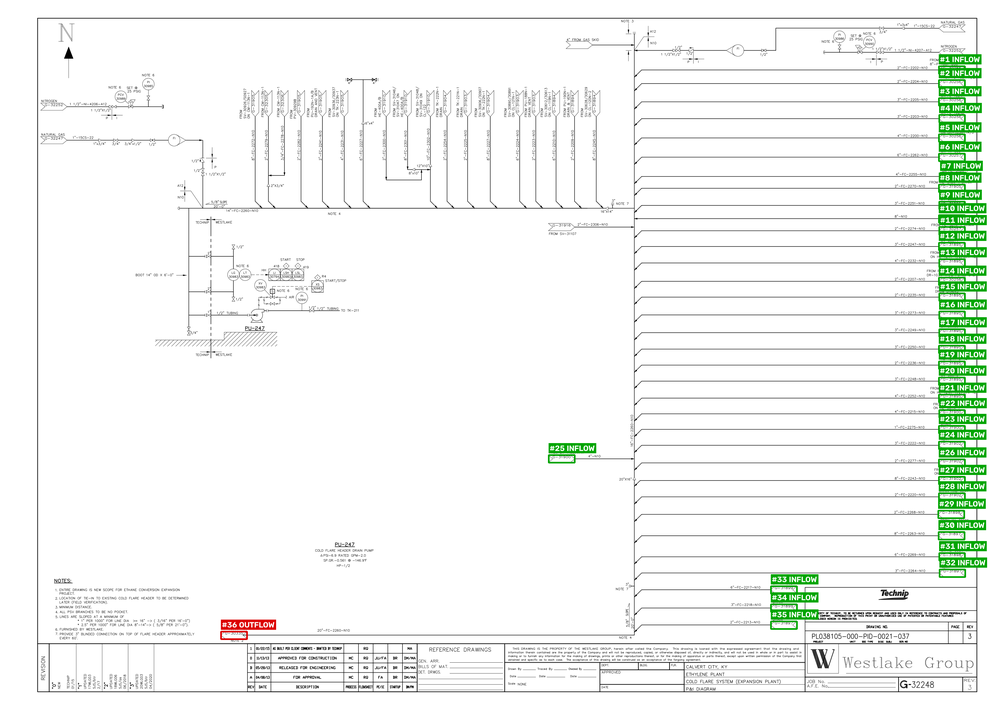
#> input picture connectors_annotated.png, 994 x 710 px, shrunk from 3024 x 2160 before the run; its folder holds only this picture in this run
$ python offset_detector_v2.py connectors_annotated.png
#> lines starting #> are read from the running program, lines starting #| are printed output that depends on the picture; after the words box and inside, x2 and y2 are one past the last pixel; in counts of white or black regions, pixels touching at a corner belong together
"""
Off-page connector detector for P&ID drawings - v4.

*** Why v3 failed on real mixed-vendor sheets ***
Tested against two more sheets (3024px-wide Technip/Westlake sheet, and an
8000px-wide PPG/Aker Kvaerner sheet) and v3 broke in three specific ways:

1. All the size/shape filters were hardcoded as fractions of image
   dimensions, tuned against ONE sheet. A 3024px sheet and an 8000px sheet
   don't share a "0.008 of image height" tag size - that number only meant
   something on the original sheet it was measured from.
2. Opening up top/bottom margins (v3's new default) started catching
   title-block cells, duty-spec boxes, and revision-table rows - none of
   which are off-page connectors - because those live in the same margin
   band and nothing distinguished them geometrically.
3. PPG/Aker Kvaerner draws off-page connectors as an oval/circle + small
   arrow, not the chevron pentagon Technip uses. The chevron-tuned contour
   filter doesn't fire on it at all, or fires on the wrong nearby shape.

*** What's different in v4 ***

1. AUTO-CALIBRATED SIZE THRESHOLDS. Before looking for candidate shapes,
   v4 runs one whole-page OCR pass and takes the median word height as a
   "reference character height" for THIS sheet. All box-size filters are
   then expressed as multiples of that (e.g. "candidate height is 2-6x a
   character tall"), so the same config numbers hold whether the sheet is
   3000px or 8000px wide. Verified on both test sheets: median char height
   came out ~8px and ~23px respectively - very different absolute numbers,
   almost the same fraction of page width - which is exactly the kind of
   thing that should be measured per-sheet, not hardcoded.

2. WORD-ANCHORED LABEL SEARCH, not band-cropping. v3 OCR'd a big rectangular
   band above/below each candidate box, which works fine when a tag sits in
   open space but mashes multiple table cells together into garbage text
   when a false-positive candidate sits inside a dense title block or
   spec table. v4 instead runs ONE image_to_data() pass over the whole page
   up front, giving every word its own bounding box, then for each
   candidate box just gathers the individual OCR words whose boxes are
   actually near it. No band, no bleed.

3. A REQUIRED "this looks like a real tag" text check. A genuine off-page
   connector always has a structured drawing/line reference near it
   (e.g. "G-30277A", "07A-10235", "LIC-30370"). Table cells, dates, and
   revision numbers don't match that pattern. Candidates with no such
   token nearby are dropped before they ever reach the direction logic -
   this is what kills most of the title-block/spec-box false positives
   v3 was producing, without needing a hand-maintained exclude list.

4. AUTO-DETECTED "DENSE TEXT" EXCLUSION ZONES. Title blocks and revision
   tables are visually distinctive even without knowing their exact
   layout: they're regions where OCR words are packed far more densely
   than anywhere else on the sheet. v4 grids the whole-page word list,
   flags cells above a density threshold, and merges adjacent flagged
   cells into exclusion rectangles - no per-template hardcoding needed.
   You can also pass explicit --exclude-rect values if you already know a
   template's title-block position and want to guarantee it's skipped.

5. TWO SHAPE FAMILIES, not one. Alongside the v3 chevron/tip detector
   (still used for Technip-style tags), v4 adds a circularity-based
   detector for the oval/circle-plus-arrow style. Both shape families feed
   the same FROM/TO text logic, since that part of the convention (the
   words "FROM"/"TO" near the tag) held up across both vendors in testing.
   Geometric tip-direction (the "point = flow direction" rule from v3)
   is ONLY applied to chevron-shaped tags - it hasn't been verified for the
   oval style, so oval tags rely on text alone for now.

*** Still-open limitations, be aware of these ***
- Oval/circle tags get NO geometric direction fallback yet - if their
  FROM/TO text is unreadable, they'll come back "unknown" rather than a
  guess. Extending geometry to that shape family (e.g. detecting which
  side the small triangular arrow sits on) is a reasonable next step but
  needs its own sample-driven validation the way the chevron rule got.
- The dense-region exclusion is a heuristic, not a guarantee. On a sheet
  with an unusually text-dense process area (e.g. a legend/notes block
  outside the title block), it can over-exclude. Check the
  "excluded_regions" field in the JSON output and use --exclude-rect / a
  lower/higher --density-thresh if it's cutting out real connectors or
  letting a table through.
- Still only validated end-to-end on two sheets. Treat the accuracy
  numbers from evaluate_accuracy.py, not from reading the annotated image,
  as the basis for any finalize/don't-finalize decision.

Usage:
    python offset_detector_v4.py input.png --out-dir results/
    python offset_detector_v4.py input.png --exclude-rect 0.75,0.85,1.0,1.0
"""

import argparse
import json
import os
import re

import cv2
import numpy as np
import pytesseract


class Config:
    # ---- where to look ----
    edge_margin_frac = 0.16
    search_sides = ("left", "right", "top", "bottom")

    # ---- binarization: Otsu instead of a fixed threshold, since scan
    # brightness/contrast varies a lot across vendors/scanners ----
    close_kernel = 3
    close_iters = 1

    # ---- auto-calibrated candidate size filter (multiples of the sheet's
    # own median OCR word height, NOT fractions of image size - see docstring) ----
    min_height_mult = 1.6
    max_height_mult = 7.0
    min_width_mult = 3.0
    max_width_mult = 35.0
    min_aspect = 1.15
    max_aspect = 12.0

    # ---- text-based "is this a real tag" gate ----
    # matches things like G-30277A, 07A-10235, LIC-30370, TK-178A
    tag_pattern = re.compile(r"\b[0-9]{0,3}[A-Z]{1,4}-\d{2,6}[A-Z]{0,2}\b")
    require_tag_pattern_nearby = True
    tag_pattern_search_mult = 4.0   # search window, in units of box height

    # ---- FROM/TO detection over nearby OCR words ----
    label_search_mult_vertical = 3.0    # how far above/below to gather words, in box-heights
    label_search_mult_horizontal = 4.0  # how far left/right, in box-heights
    fuzzy_max_distance = 1
    from_keywords = ("FROM",)
    to_keywords = ("TO", "T0")

    # ---- exclude_keywords still checked as a belt-and-suspenders backstop ----
    exclude_keywords = ("ISSUED", "BULLETIN", "REVISION", "RECORD", "CONSTRUCTION",
                         "CHK", "APPD", "CHG", "REV.", "DESCRIPTION", "DRAWN",
                         "CHECKED", "APPROVED", "PROPERTY OF", "SCALE")

    # ---- auto-detected dense-text exclusion zones (title blocks, tables) ----
    auto_exclude_dense_regions = True
    dense_grid_frac = 0.04          # grid cell size as a fraction of image width
    dense_word_count_thresh = 14    # words in a cell -> flag as "table-like"
    user_exclude_rects = []         # list of (x0,y0,x1,y1) in 0-1 fractions, CLI-settable

    # ---- shape family 1: chevron / pentagon tip (same logic as v3) ----
    use_chevron_geometry = True
    tip_edge_frac = 0.06
    tip_ratio_max = 0.5
    blunt_ratio_min = 0.82
    min_shape_len_px = 20

    # ---- shape family 2: oval / circle + arrow (new in v4) ----
    circularity_min = 0.55   # 4*pi*area/perimeter^2 ; 1.0 = perfect circle

    # ---- line-attachment probe (soft signal only in v4, not a hard gate -
    # different shape families attach lines differently) ----
    probe_len_mult = 2.5     # in units of box height
    probe_band_px_mult = 0.5
    min_line_run_frac = 0.6

    # ---- deduplication ----
    dedup_iou_thresh = 0.4

    # ---- combination / confidence ----
    conflict_confidence = 0.45
    text_only_confidence = 0.85
    geometry_only_base_confidence = 0.55
    agree_confidence = 0.97


# --------------------------------------------------------------------------
# whole-page OCR, run once
# --------------------------------------------------------------------------
def ocr_words(gray, min_conf=25):
    data = pytesseract.image_to_data(gray, output_type=pytesseract.Output.DICT, config="--psm 11")
    words = []
    n = len(data["text"])
    for i in range(n):
        txt = data["text"][i].strip()
        conf = int(float(data["conf"][i])) if data["conf"][i] not in ("-1", "") else -1
        if not txt or conf < min_conf:
            continue
        words.append({
            "text": txt,
            "x": data["left"][i], "y": data["top"][i],
            "w": data["width"][i], "h": data["height"][i],
            "conf": conf,
        })
    return words


# [5 lines left out: function estimate_char_height, not called in this run]


# --------------------------------------------------------------------------
# binarization / margin mask
# --------------------------------------------------------------------------
def load_binary(gray, cfg: Config):
    _, th = cv2.threshold(gray, 0, 255, cv2.THRESH_BINARY_INV + cv2.THRESH_OTSU)
    if cfg.close_iters > 0:
        k = np.ones((cfg.close_kernel, cfg.close_kernel), np.uint8)
        th = cv2.morphologyEx(th, cv2.MORPH_CLOSE, k, iterations=cfg.close_iters)
    return th


# [319 lines left out: functions margin_mask, detect_dense_regions, build_exclusion_mask, find_candidate_shapes, iou, dedup_candidates and 11 more, not called in this run]


def detect(image_path, cfg: Config = Config()):
#> called with image_path = 'connectors_annotated.png'
    img = cv2.imread(image_path)
#> img is the input picture: shape (710, 994, 3); mean B, G, R 242.1, 245.5, 242.3
    if img is None:
        raise FileNotFoundError(image_path)
    h, w = img.shape[:2]
#> h = 710; w = 994
    gray = cv2.cvtColor(img, cv2.COLOR_BGR2GRAY)
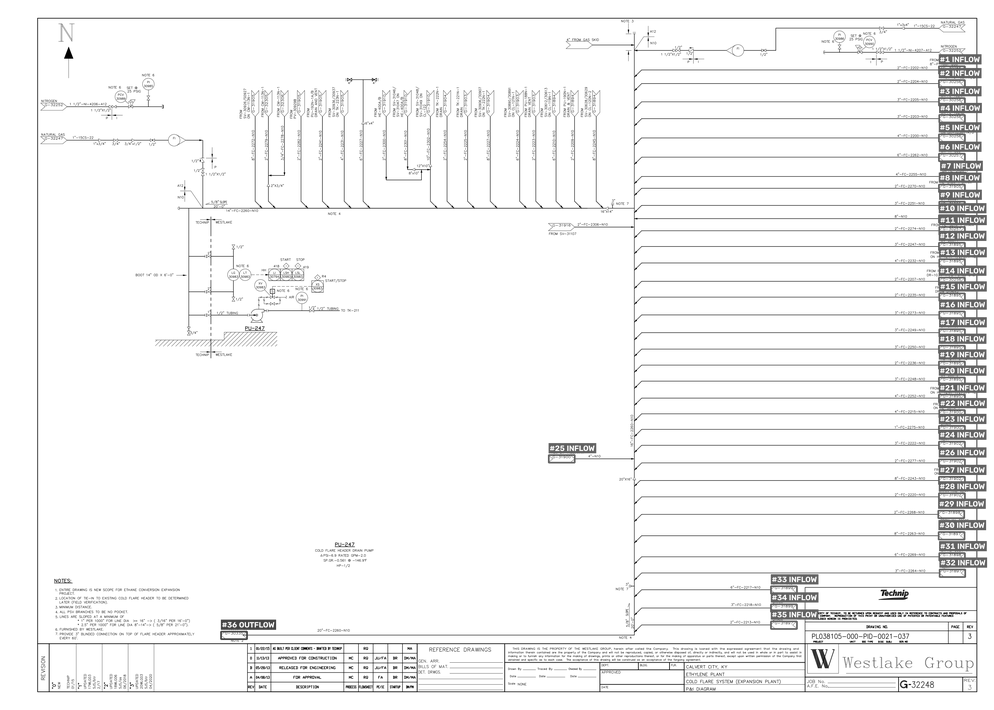
#> gray: shape (710, 994); min 0, max 255, mean 244.1
    binary = load_binary(gray, cfg)
#> in load_binary, `_, th = cv2.threshold(gray, 0, 255, cv2.THRESH_BINARY_INV + cv2.THRESH..`:
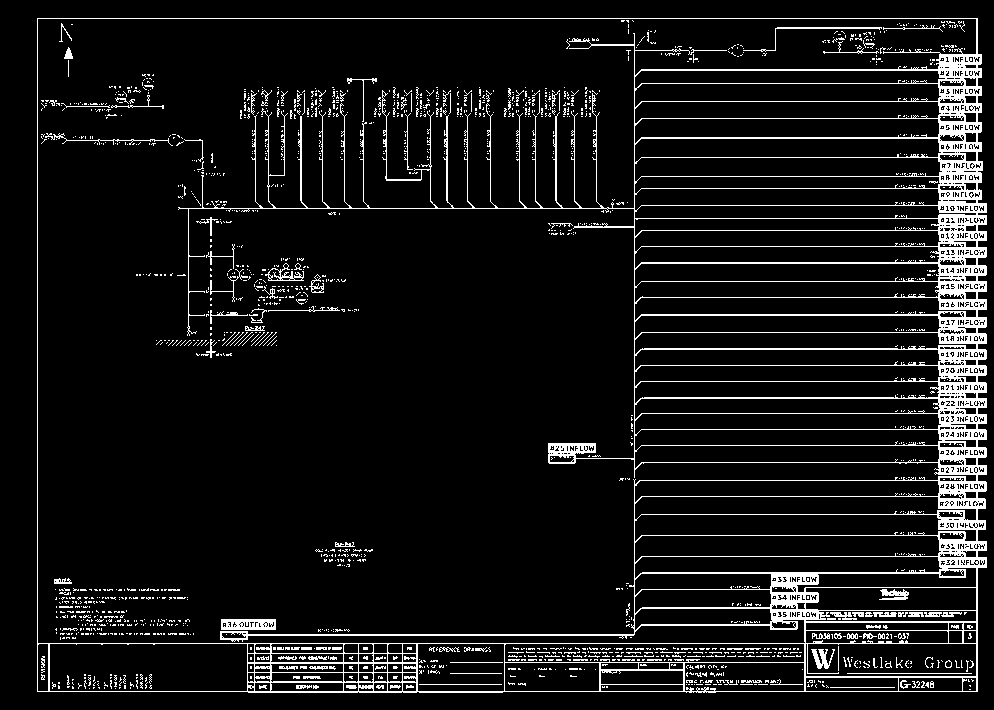
#> th: shape (710, 994); 8.4% white in thin lines or dots
#> in load_binary, `th = cv2.morphologyEx(th, cv2.MORPH_CLOSE, k, iterations=cfg.close_ite..`:
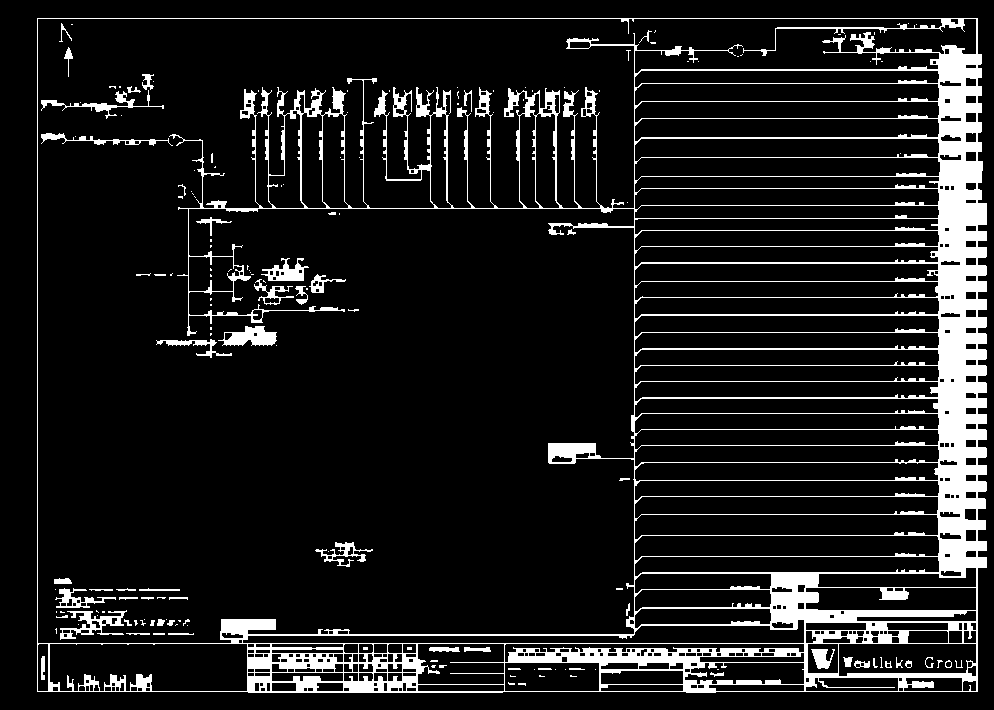
#> th: shape (710, 994); 11% white; 160 white regions (102 under 20 px), largest, box (x1, y1, x2, y2) and area: (37, 18, 987, 693) 69702, (218, 326, 277, 346) 725, (60, 610, 127, 640) 713

    words = ocr_words(gray)
    char_h = estimate_char_height(words)

    m_mask = margin_mask(img.shape, cfg)
    excl_mask, excl_rects = build_exclusion_mask(img.shape, words, cfg, w, h)
    valid_mask = m_mask & ~excl_mask

    candidates = find_candidate_shapes(binary, cfg, valid_mask, char_h)
    candidates = dedup_candidates(candidates, cfg.dedup_iou_thresh)

    results = []
    for cand in candidates:
        bbox = cand["bbox"]
        nearby = words_near(words, bbox, cfg.label_search_mult_vertical, cfg.label_search_mult_horizontal)
        nearby_text_upper = " ".join(wd["text"] for wd in nearby).upper()

        if any(kw in nearby_text_upper for kw in cfg.exclude_keywords):
            continue

        text_flow, tag_ref, full_text = text_flow_and_tag(nearby, cfg)

        if cfg.require_tag_pattern_nearby and tag_ref is None:
            continue  # no structured drawing/line reference nearby -> probably not a real connector

        shape_type, tip_side, tip_sharp = classify_shape(binary, cand["contour"], bbox, cfg)
        edge = page_edge(bbox, w, h, cfg)

        if edge in ("left", "right"):
            into_page = "right" if edge == "left" else "left"
            out_of_page = edge
        elif edge in ("top", "bottom"):
            into_page = "down" if edge == "top" else "up"
            out_of_page = "up" if edge == "top" else "down"
        else:
            into_page = out_of_page = "unknown"

        geo_flow = "unknown"
        if shape_type == "chevron":
            geo_flow = geo_flow_from_tip(tip_side, edge, into_page, out_of_page)

        flow, source, confidence = combine_signals(text_flow, geo_flow, tip_sharp, cfg)

        if flow == "inflow":
            arrow_direction = into_page
        elif flow == "outflow":
            arrow_direction = out_of_page
        else:
            arrow_direction = "unknown"

        line_sides = ("left", "right") if edge in ("left", "right", "unknown") else ("top", "bottom")
        has_line = any(probe_side_has_line(binary, bbox, s, cfg, w, h) for s in line_sides)

        results.append({
            "bbox": {"x": bbox[0], "y": bbox[1], "w": bbox[2], "h": bbox[3]},
            "page_edge": edge,
            "shape_type": shape_type,
            "flow": flow,
            "source": source,
            "text_flow": text_flow,
            "geo_flow": geo_flow,
            "tag_ref": tag_ref,
            "arrow_direction": arrow_direction,
            "confidence": round(float(confidence), 2),
            "has_attached_line": bool(has_line),
            "nearby_text": full_text,
        })

    debug = {
        "char_height_px": char_h,
        "excluded_regions": [{"x0": r[0], "y0": r[1], "x1": r[2], "y1": r[3]} for r in excl_rects],
    }
    return img, results, debug


# [21 lines left out: functions annotate, parse_rect, not called in this run]


def main():
    ap = argparse.ArgumentParser(description="Detect off-page connectors in a P&ID sheet (v4).")
    ap.add_argument("image", help="path to the P&ID image")
    ap.add_argument("--out-dir", default="offset_detector_output", help="where to write results")
    ap.add_argument("--sides", default="left,right,top,bottom", help="comma list: left,right,top,bottom")
    ap.add_argument("--margin-frac", type=float, default=0.16)
    ap.add_argument("--exclude-rect", action="append", type=parse_rect, default=[],
                     help="x0,y0,x1,y1 as fractions of image size (0-1); repeatable")
    ap.add_argument("--density-thresh", type=int, default=None,
                     help="override auto dense-region word-count threshold")
    ap.add_argument("--no-auto-exclude", action="store_true")
    ap.add_argument("--no-require-tag", action="store_true",
                     help="don't require a nearby drawing/tag reference to accept a candidate "
                          "(use if OCR is too poor on your scans for that gate to be reliable)")
    args = ap.parse_args()

    cfg = Config()
    cfg.search_sides = tuple(args.sides.split(","))
    cfg.edge_margin_frac = args.margin_frac
    cfg.user_exclude_rects = args.exclude_rect
    if args.density_thresh is not None:
        cfg.dense_word_count_thresh = args.density_thresh
    if args.no_auto_exclude:
        cfg.auto_exclude_dense_regions = False
    if args.no_require_tag:
        cfg.require_tag_pattern_nearby = False

    os.makedirs(args.out_dir, exist_ok=True)
    img, results, debug = detect(args.image, cfg)

    image_name = os.path.splitext(os.path.basename(args.image))[0]
    json_path = os.path.join(args.out_dir, f"{image_name}_connectors.json")
    with open(json_path, "w") as f:
        json.dump({"results": results, "debug": debug}, f, indent=2)

    vis = annotate(img, results)
    annotated_path = os.path.join(args.out_dir, f"{image_name}_annotated.png")
    cv2.imwrite(annotated_path, vis)

    n_conflict = sum(1 for r in results if "CONFLICT" in r["source"])
    n_unknown = sum(1 for r in results if r["flow"] == "unknown")
    print(f"char height (calibration) ~ {debug['char_height_px']:.1f}px")
    print(f"auto-excluded {len(debug['excluded_regions'])} dense region(s)")
    print(f"Found {len(results)} candidate off-page connector(s). "
          f"{n_conflict} conflict(s), {n_unknown} unresolved.")
    for r in results:
        print(f'  bbox={r["bbox"]}  shape={r["shape_type"]}  edge={r["page_edge"]}  flow={r["flow"]}  '
              f'source={r["source"]}  tag={r["tag_ref"]}  conf={r["confidence"]}')
    print(f"\nAnnotated image saved to : {annotated_path}")
    print(f"Connector JSON saved to : {json_path}")


if __name__ == "__main__":
    main()
#> (the call stopped at in ocr_words, `data = pytesseract.image_to_data(gray, output_type=pytesseract.Output...`: pytesseract is not available in this run)
